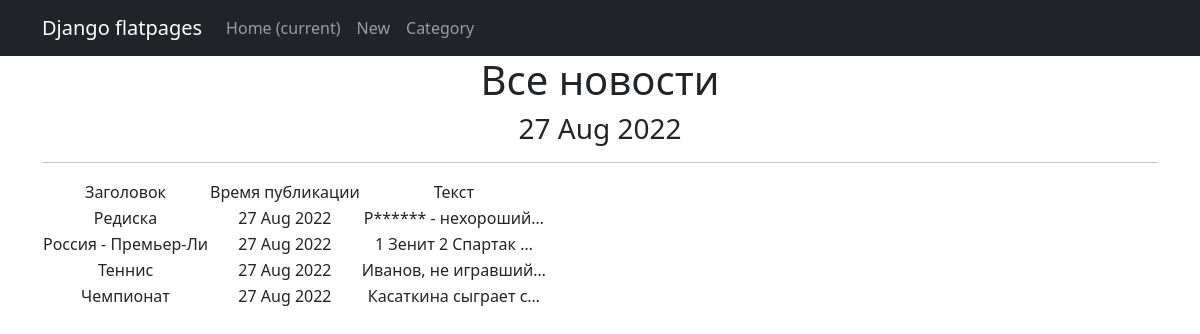
Page /news/ on the committed database.
### newsproj/models.py (models this page shows, shortened)
class New(models.Model):
    name = models.CharField(
        max_length=20,
        unique=True, # названия товаров не должны повторяться
    )
    description = models.TextField()
    quantity = models.IntegerField(
        validators=[MinValueValidator(0)],
    )
    category = models.ForeignKey(
        to='Category',
        on_delete=models.CASCADE,
        related_name='news', # все продукты в категории будут доступны через поле news
    )
    price = models.FloatField(
        validators=[MinValueValidator(0.0)],
    )

### newsproj/views.py (the view)
# urls.py: path('', NewsList.as_view()),
class NewsList(ListView):
    model = New
    ordering = 'name'
    template_name = 'news.html'
    context_object_name = 'news'
    def get_context_data(self, **kwargs):
        context = super().get_context_data(**kwargs)
        context['time_now'] = datetime.utcnow()
        context['next_sale'] = None
        return context

### newsproj/templatetags/custom_filters.py (called while the page is built)
@register.filter()
def censor(value):
   if isinstance(value, str):
      words = value.split()
      for word in words:
         if word == 'Редиска':
            value = value.replace("Редиска", "Р******")
   return f'{value}'

### templates/news.html (shortened to what this page needs)
{% extends 'flatpages/default.html' %}
{% load custom_filters %}
{% block content %}
<h1>Все новости</h1>
<h3>{{ time_now|date:'d M Y' }}</h3>
   <hr>
   {% if news %}
       <table>
           <tr>
               <td>Заголовок</td>
               <td>Время публикации</td>
               <td>Текст</td>
           </tr>
           {% for new in news %}
           <tr>
               <td>{{ new.name }}</td>
               <td>{{ time_now|date:'d M Y' }}</td>
               <td>{{ new.description|truncatechars:20|censor }}</td>
               <td>{{ news.description|censor }}</td>
           </tr>
           {% endfor %}
       </table>
   {% else %}
       <h2>Новостей нет!</h2>
   {% endif %}
{% endblock content %}

### templates/flatpages/default.html (shortened to what this page needs)
<!DOCTYPE html>
<html lang="en">
    <head>
        {% load static %}
        <link href="{% static 'css/styles.css' %}" rel="stylesheet" />
    </head>
    <body>
<nav class="navbar navbar-expand-lg navbar-dark bg-dark static-top">
   <div class="container">
       <a class="navbar-brand" href="#">Django flatpages</a>
       <div class="collapse navbar-collapse" id="navbarResponsive">
           <ul class="navbar-nav ml-auto">
               <li class="nav-item active">
                   <a class="nav-link" href="#">Home
                       <span class="sr-only">(current)</span>
                   </a>
               </li>
               <li class="nav-item">
                   <a class="nav-link" href="/news/">New</a>
               </li>
               <li class="nav-item">
                   <a class="nav-link" href="/categorys/">Category</a>
               </li>
           </ul>
       </div>
   </div>
</nav>
        <div class="container">
            <div class="row">
                <div class="col-lg-12 text-center">
                    {% block content %}{% endblock content %}
                </div>
            </div>
        </div>
    </body>
</html>

### rows in the picture
New: name "Редиска", time_now "27 Aug 2022", description|censor "Р****** - нехороший…"
New: name "Россия - Премьер-Ли", time_now "27 Aug 2022", description|censor "1 Зенит 2 Спартак …"
New: name "Теннис", time_now "27 Aug 2022", description|censor "Иванов, не игравший…"
New: name "Чемпионат", time_now "27 Aug 2022", description|censor "Касаткина сыграет с…"

### other values in the picture
{{ time_now|date:'d M Y' }} "27 Aug 2022"
